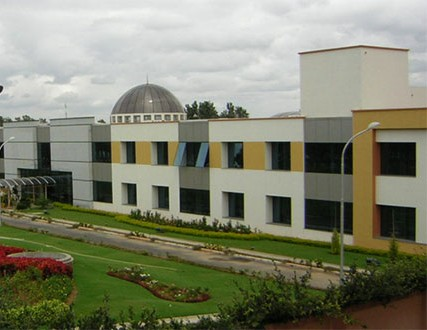
#> input picture Assignment_2/Panorama/institute2.jpg, 427 x 330 px
$ python ques2a.py
#> lines starting #> are read from the running program, lines starting #| are printed output that depends on the picture
import cv2
import numpy as np
import matplotlib.pyplot as plt

image1 = cv2.imread('Panorama/institute2.jpg')
#> image1 is the input picture: shape (330, 427, 3); mean B, G, R 109.2, 130, 128.1
img1 = cv2.cvtColor(image1, cv2.COLOR_BGR2GRAY)
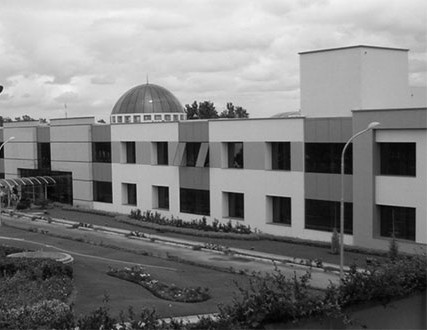
#> img1: shape (330, 427); min 0, max 244, mean 127.1

image2 = cv2.imread('Panorama/institute1.jpg')
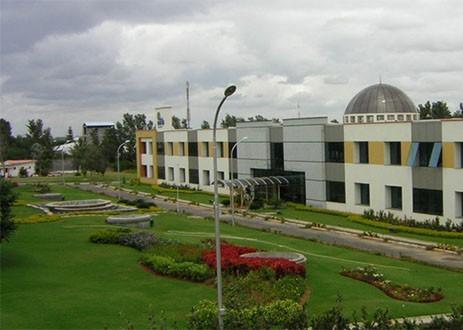
#> input picture Assignment_2/Panorama/institute1.jpg, 463 x 330 px
#> image2 is the input picture: shape (330, 463, 3); mean B, G, R 105.6, 129.1, 122
img2 = cv2.cvtColor(image2, cv2.COLOR_BGR2GRAY)
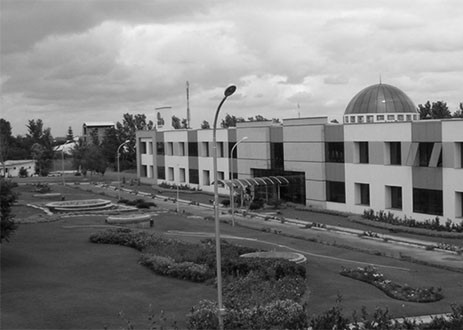
#> img2: shape (330, 463); min 1, max 246, mean 124.3

# get the sift object
sift = cv2.xfeatures2d.SIFT_create()

# find the keypoints and descriptors
keypt1, desc1 = sift.detectAndCompute(img1, None)
#> keypt1 = 844 keypoints; strongest (x, y, size): (235, 203, 14), (280, 208, 15.8), (280, 155, 17.1), (143, 324, 2.1)
keypt2, desc2 = sift.detectAndCompute(img2, None)
#> keypt2 = 1009 keypoints; strongest (x, y, size): (230, 90, 6.2), (376, 324, 2.2), (395, 193, 10), (364, 190, 9.6)

# match the similar features using Brute Force Matcher
bf = cv2.BFMatcher(cv2.NORM_L2, crossCheck=False)
matches = bf.knnMatch(desc1, desc2, k=2)
#> matches = 844 matches

# store all the good matches as per Lowe's ratio test.
good = []
for m in matches:
    if m[0].distance < 0.5*m[1].distance:
        good.append(m)
#> after the loop, good = 365 matches
matches = np.asarray(good)

# Align the images
# Homography matrix requires at least 4 matches and is needed for the transformation
if len(matches[:,0]) >= 4:
    src = np.float32([keypt1[m.queryIdx].pt for m in matches[:,0]]).reshape(-1,1,2)
#> src = 365 rows, first 8: [3.96, 124.1], [5.36, 209.9], [5.36, 209.9], [5.48, 205.9], [5.65, 310.4], [6.05, 325], [6.14, 195.6], [6.86, 253.5]
    dest = np.float32([keypt2[m.trainIdx].pt for m in matches[:,0]]).reshape(-1,1,2)
#> dest = 365 rows, first 8: [237, 124], [238.5, 210], [238.5, 210], [238.6, 205.8], [238.6, 310.5], [239.2, 325], [239.1, 195.6], [239.9, 253.5]

    H, masked = cv2.findHomography(src,dest,cv2.RANSAC, 5.0)
#> H = [[1, 0.000295, 233], [1.27e-05, 1, -0.0471], [1.28e-07, 5.1e-07, 1]]; masked = 365 values, max 1 at index 0, min 0 at index 120, mean 0.978
else:
    raise AssertionError("Can't find enough keypoints")

# Warp and stitch the image
dest = cv2.warpPerspective(image1, H, (image2.shape[1] + image1.shape[1], image2.shape[0]))
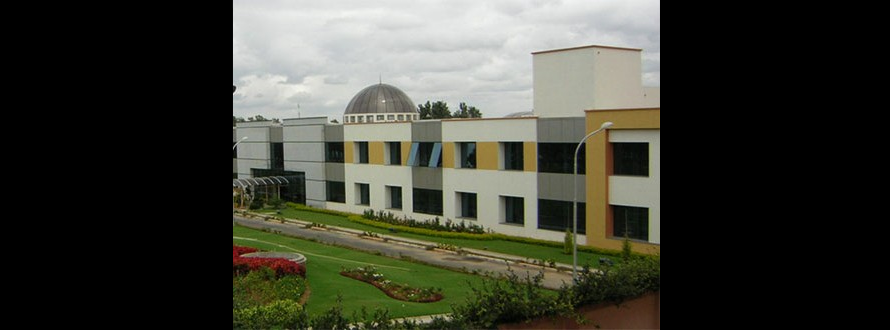
#> dest: shape (330, 890, 3); mean B, G, R 52.4, 62.4, 61.4

plt.subplot(122), plt.imshow(dest), plt.title('Warped Image')
plt.show()
plt.figure()

dest[0:image2.shape[0], 0:image2.shape[1]] = image2
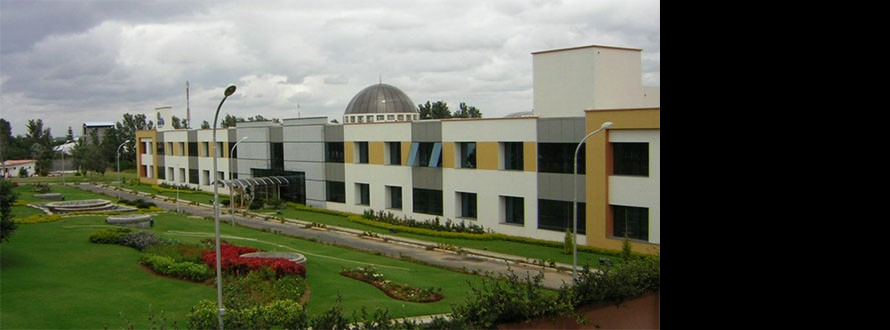
#> dest: shape (330, 890, 3); mean B, G, R 78, 94.5, 91

plt.imshow(dest)
plt.show()
